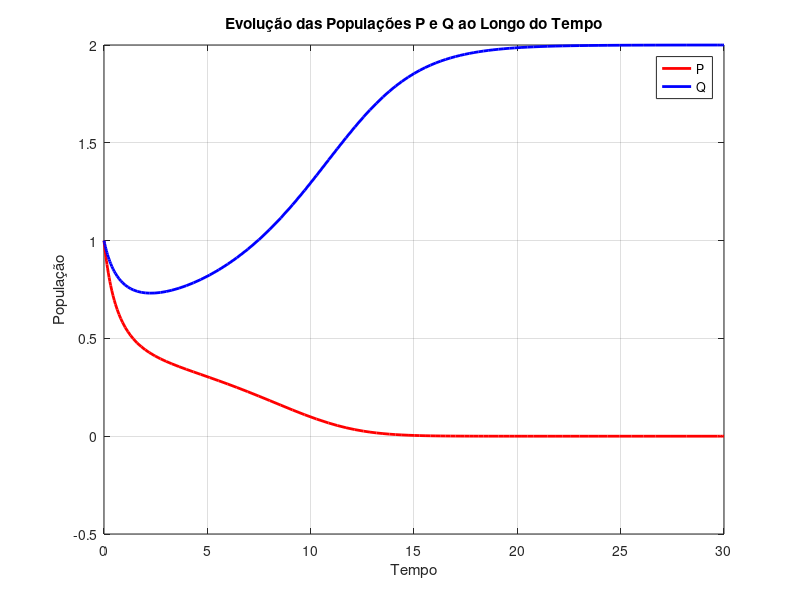

Recreate this plot in MATLAB.
function solve_case1
    % Define as equações diferenciais
    a = 1;
    b = 1;
    k = 1;
    c = 0.5;
    d = 0.25;
    l = 0.75;

    % Define as condições iniciais
    P0 = 1;
    Q0 = 1;

    % Define o intervalo de tempo
    tspan = [0 30]; % Intervalo de tempo de 0 a 10 (você pode ajustar isso conforme necessário)

    % Define as funções das equações diferenciais
    odefun = @(t, y) [(a - b * y(1) - k * y(2)) * y(1); (c - d * y(2) - l * y(1)) * y(2)];

    % Resolve as equações diferenciais
    [t, y] = ode45(odefun, tspan, [P0; Q0]);

    % Plota as populações em função do tempo
    figure;
    plot(t, y(:, 1), 'r', 'LineWidth', 2); % População de P em vermelho
    hold on;
    plot(t, y(:, 2), 'b', 'LineWidth', 2); % População de Q em azul
    xlabel('Tempo');
    ylabel('População');
    legend('P', 'Q');
    title('Evolução das Populações P e Q ao Longo do Tempo');
    grid on;
end
